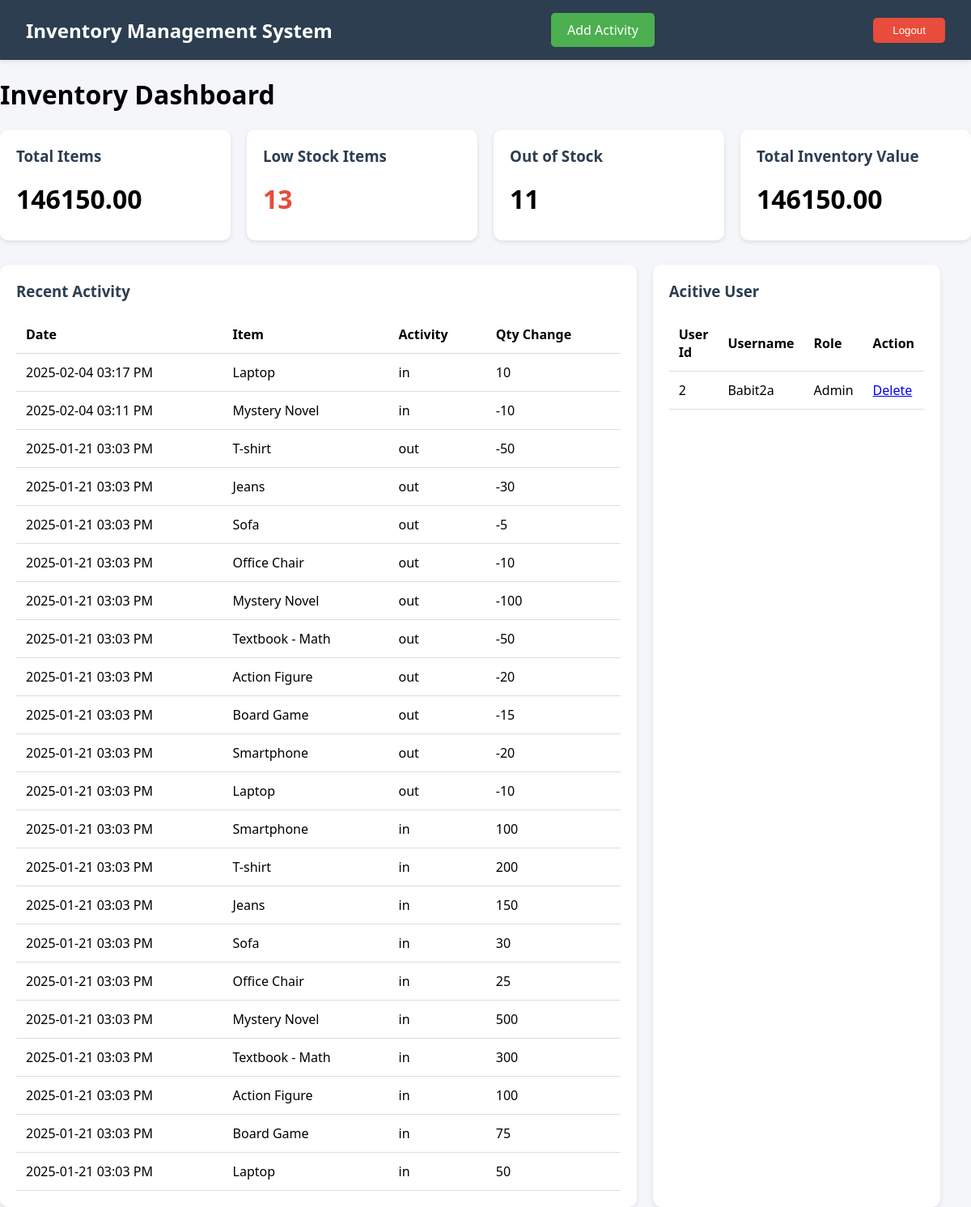
Page /index.php (signed in) on the committed database.
### tables this page shows
CREATE TABLE `users` (
  `user_id` int(11) NOT NULL,
  `username` varchar(50) NOT NULL,
  `password_hash` varchar(255) NOT NULL,
  `email` varchar(100) NOT NULL,
  `role_id` int(11) DEFAULT NULL,
  `created_at` datetime DEFAULT current_timestamp(),
  `updated_at` datetime DEFAULT current_timestamp() ON UPDATE current_timestamp(),
  `is_active` int(1) DEFAULT 1
);

### index.php (the view, shortened to what this page needs)
<?php
require './php/dbconnection.php';
?>
<!DOCTYPE html>
<html lang="en">
<head>
    <link rel="stylesheet" href="index.css">
</head>
<body>
    <?php include './php/navbar.php'; ?>
    <div class="dashboard-container">
        <h1>Inventory Dashboard</h1>
    </div>
    <div class="summary-cards">
        <div class="card">
            <h3>Total Items</h3>
            <div class="metric-value">
                <?php
                $stmt = $pdo->prepare("select sum(quantity*price) as totalValue from stock_movements s,products p where s.product_id = p.product_id");
                $stmt->execute();
                $product_value = $stmt->fetch(PDO::FETCH_ASSOC);
                echo $product_value['totalValue']
                ?>
            </div>
        </div>
        <div class="card">
            <h3>Low Stock Items</h3>
            <div class="metric-value low-stock">
                <?php
                $stmt = $pdo->prepare("SELECT SUM(cnt) as data FROM (SELECT IFNULL(COUNT(*), 0) AS cnt FROM stock_movements s GROUP BY s.product_id HAVING SUM(s.quantity) < 100) AS subquery");
                $stmt->execute();
                $lowData = $stmt->fetch(PDO::FETCH_ASSOC);
                echo $lowData['data']
                ?>
            </div>
        </div>
        <div class="card">
            <h3>Out of Stock</h3>
            <div class="metric-value">
                <?php
                $stmt = $pdo->prepare("SELECT IFNULL(COUNT(*), 0) AS total_count FROM stock_movements s WHERE s.quantity <= 0");
                $stmt->execute();
                $lowData = $stmt->fetch(PDO::FETCH_ASSOC);
                echo $lowData['total_count']
                ?>
            </div>
        </div>
        <div class="card">
            <h3>Total Inventory Value</h3>
            <div class="metric-value">
                <?php
                $stmt = $pdo->prepare("select sum(quantity*price) as totalValue from stock_movements s,products p where s.product_id = p.product_id");
                $stmt->execute();
                $product_value = $stmt->fetch(PDO::FETCH_ASSOC);
                echo $product_value['totalValue']
                ?>
            </div>
        </div>
    </div>
    <div class="recent-activity">
        <div class="card">
            <h3>Recent Activity</h3>
            <?php
            $stmt = $pdo->prepare("
                            select s.date,(select name from products p where p.product_id = s.product_id ) as item_name ,movement_type,quantity
                            from stock_movements s order by date desc
                        ");
            $stmt->execute();
            $activities = $stmt->fetchAll(PDO::FETCH_ASSOC);
            ?>
            <table>
                <thead>
                    <tr>
                        <th>Date</th>
                        <th>Item</th>
                        <th>Activity</th>
                        <th>Qty Change</th>
                    </tr>
                </thead>
                <tbody>
                    <?php
                    foreach ($activities as $activity) {
                        $formatted_time = date("Y-m-d h:i A", strtotime($activity['date']));
                    ?>
                        <tr>
                            <td><?php echo $formatted_time; ?></td>
                            <td><?php echo htmlspecialchars($activity['item_name']); ?></td>
                            <td><?php echo htmlspecialchars($activity['movement_type']); ?></td>
                            <td><?php echo htmlspecialchars($activity['quantity']); ?></td>
                        </tr>
                    <?php
                    }
                    ?>
                </tbody>
            </table>
        </div>
        <div class="recent-activity">
        <?php if (isset($_SESSION['role_id']) && ($_SESSION['role_id'] == "1")) { ?>
            <div class="card">
                <h3>Acitive User</h3>
                <?php
                $stmt = $pdo->prepare("
                            select username,ifnull((select role_name from roles WHERE roles.role_id = users.role_id),'Staff')
                             as role,user_id as id from users
                        ");
                $stmt->execute();
                $users = $stmt->fetchAll(PDO::FETCH_ASSOC);
                ?>
                    <table>
                        <thead>
                            <tr>
                                <th>User Id</th>
                                <th>Username</th>
                                <th>Role</th>
                                <th>Action</th>
                            </tr>
                        </thead>
                        <tbody>
                            <?php
                            if (isset($_SESSION['role_id']) && ($_SESSION['role_id'] == "1")) {
                                foreach ($users as $user) {
                            ?>
                                    <tr>
                                        <td><?php echo htmlspecialchars($user['id']); ?></td>
                                        <td><?php echo htmlspecialchars($user['username']); ?></td>
                                        <td><?php echo htmlspecialchars($user['role']); ?></td>
                                        <td>
                                            <a onclick="return confirm('Are you sure you want to delete this user?');"
                                                href="./php/userdelete.php?id=<?php echo urlencode($user['id']); ?>&username=<?php echo urlencode($user['username']); ?>">
                                                Delete
                                            </a>
                                        </td>
                                    </tr>
                        <?php
                                }
                            }
                        ?>
                        </tbody>
                    </table>
            </div>
            <?php } ?>
        </div>
</body>
</html>

### navbar.php
<nav class="navbar">
        <div class="navbar-brand">
            Inventory Management System
        </div>
        <a href="./php/addActivity.php" class="add-activity-btn">Add Activity</a>
        <form action="./php/logout.php" method="POST">
            <button type="submit" class="logout-btn">Logout</button>
        </form>
    </nav>

### index.css (style rules this page uses)
:root { --primary-color: #2c3e50; --secondary-color: #3498db; --success-color: #27ae60; --warning-color: #f1c40f; --danger-color: #e74c3c; }
.navbar { position: sticky; top: 0; display: flex; justify-content: space-between; align-items: center; padding: 1rem 2rem; background-color: var(--primary-color); color: white; box-shadow: 0 2px 5px rgba(0,0,0,0.1); z-index: 1000; }
.navbar-brand { font-size: 1.5rem; font-weight: bold; }
.add-activity-btn { background-color: #4CAF50; color: white; padding: 10px 20px; text-decoration: none; border-radius: 5px; }
.logout-btn { background-color: var(--danger-color); color: white; padding: 0.5rem 1.5rem; border: none; border-radius: 5px; cursor: pointer; transition: background-color 0.3s ease; }
body { font-family: 'Segoe UI', Tahoma, Geneva, Verdana, sans-serif; margin: 0; padding: 0; background-color: #f5f6fa; }
.dashboard-container { max-width: 1400px; margin: 0 auto; }
.summary-cards { display: grid; grid-template-columns: repeat(auto-fit, minmax(250px, 1fr)); gap: 20px; margin-bottom: 30px; }
.card { background: white; padding: 20px; border-radius: 10px; box-shadow: 0 2px 5px rgba(0,0,0,0.1); }
.card h3 { margin-top: 0; color: var(--primary-color); }
.metric-value { font-size: 2em; font-weight: bold; margin: 10px 0; }
.recent-activity { display: grid; grid-template-columns: 2fr 1fr; gap: 20px; }
table { width: 100%; border-collapse: collapse; margin-top: 10px; }
th, td { padding: 12px; text-align: left; border-bottom: 1px solid #ddd; }
.low-stock { color: var(--danger-color); font-weight: bold; }

### rows in the picture
users: user_id "2", username "Babit2a", role "Admin"

### other values in the picture
$product_value['totalValue'] "146150.00"
$lowData['data'] "13"
$lowData['total_count'] "11"
$formatted_time "2025-02-04 03:17 PM"
$activity['item_name'] "Laptop"
$activity['movement_type'] "in"
$activity['quantity'] "10"
$formatted_time "2025-02-04 03:11 PM"
$activity['item_name'] "Mystery Novel"
$activity['quantity'] "-10"
$formatted_time "2025-01-21 03:03 PM"
$activity['item_name'] "T-shirt"
$activity['movement_type'] "out"
$activity['quantity'] "-50"
$activity['item_name'] "Jeans"
